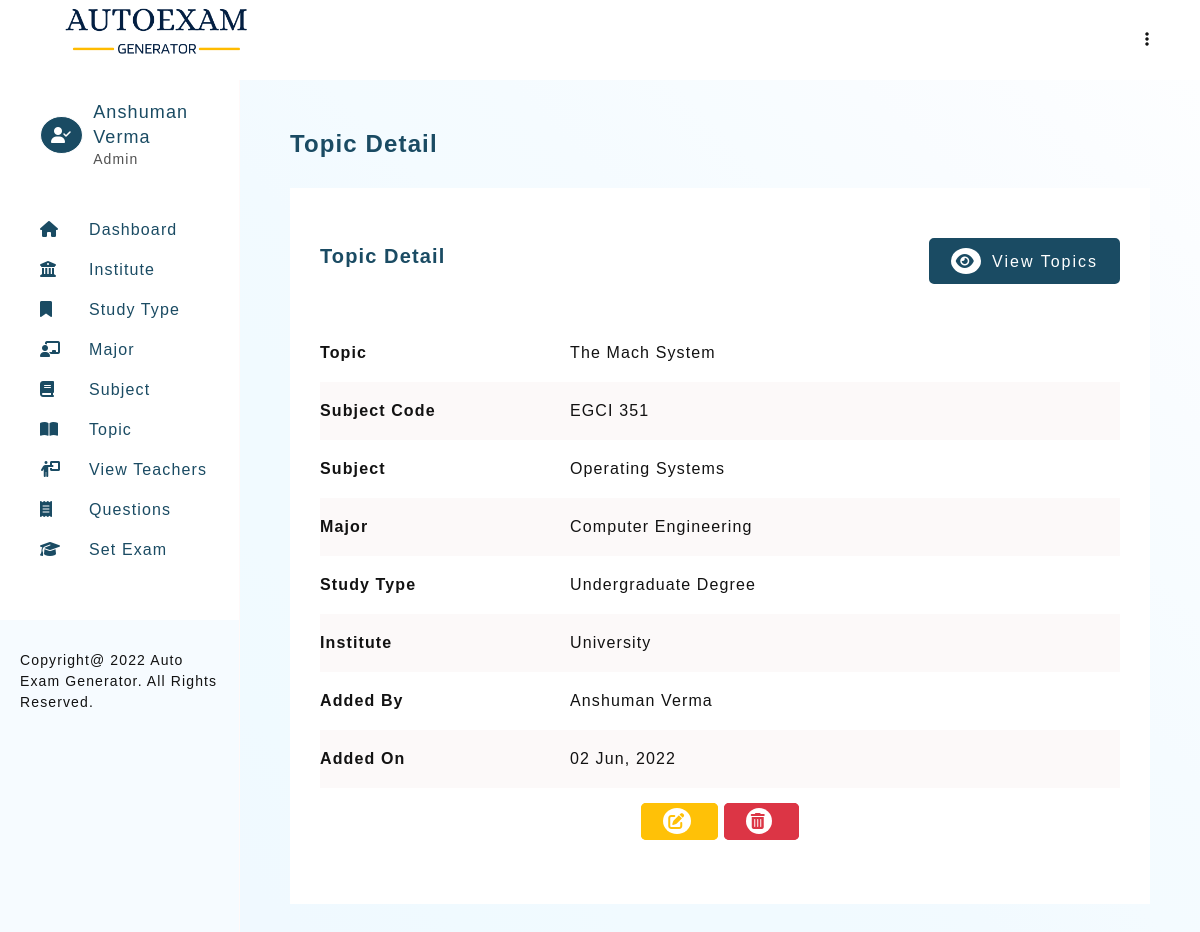
Screenshot of /topic-detail.php?topic=22 (signed in) with the database file from the repository.
### tables this page shows
CREATE TABLE `teacher_profile` (
  `teacher_id` int PRIMARY KEY AUTO_INCREMENT,
  `teacher_firstname` varchar(30) NOT NULL,
  `teacher_lastname` varchar(30) NOT NULL,
  `email` varchar(50) UNIQUE,
  `password` varchar(100) NOT NULL,
  `type` ENUM('Admin','Teacher') NOT NULL DEFAULT 'Teacher',
  `addedOn` DATETIME DEFAULT CURRENT_TIMESTAMP
);

CREATE TABLE `subject_topic` (
  `subject_topic_id` int PRIMARY KEY AUTO_INCREMENT,
  `subject_topic_name` text NOT NULL,
  `subject_id` int,
  `topicAddedBy` int,
   `topicAddedOn` DATETIME DEFAULT CURRENT_TIMESTAMP,
  FOREIGN KEY (`topicAddedBy`) REFERENCES `teacher_profile`(`teacher_id`) ON UPDATE CASCADE ON DELETE SET NULL,
  FOREIGN KEY (`subject_id`) REFERENCES `subject_details`(`subject_id`) ON UPDATE CASCADE ON DELETE SET NULL
);

CREATE TABLE `subject_details` (
  `subject_id` int PRIMARY KEY AUTO_INCREMENT,
  `subject_code` varchar(30) NOT NULL,
  `subject_name` TEXT NOT NULL,
  `major_id` int,
  `subjectAddedBy` int,
  `subjectAddedOn` DATETIME DEFAULT CURRENT_TIMESTAMP,
  FOREIGN KEY (`subjectAddedBy`) REFERENCES `teacher_profile`(`teacher_id`) ON UPDATE CASCADE ON DELETE SET NULL,
  FOREIGN KEY (`major_id`) REFERENCES `major`(`major_id`) ON UPDATE CASCADE ON DELETE SET NULL
);

CREATE TABLE `major`(
    `major_id` int PRIMARY KEY AUTO_INCREMENT,
    `major_name` text,
    `type_of_study_id` int,
    `majorAddedBy` int,
   `majorAddedOn` DATETIME DEFAULT CURRENT_TIMESTAMP,
    FOREIGN KEY (`majorAddedBy`) REFERENCES `teacher_profile`(`teacher_id`) ON UPDATE CASCADE ON DELETE SET NULL,
    FOREIGN KEY (`type_of_study_id`) REFERENCES `type_of_study`(`type_of_study_id`) ON UPDATE CASCADE ON DELETE SET NULL
);

CREATE TABLE `type_of_study`(
    `type_of_study_id` int PRIMARY KEY AUTO_INCREMENT,
    `study_name` text,
    `institute_id` int,
    `studyAddedBy` int,
   `studyAddedOn` DATETIME DEFAULT CURRENT_TIMESTAMP,
    FOREIGN KEY (`studyAddedBy`) REFERENCES `teacher_profile`(`teacher_id`) ON UPDATE CASCADE ON DELETE SET NULL,
    FOREIGN KEY (`institute_id`) REFERENCES `institute`(`institute_id`) ON UPDATE CASCADE ON DELETE SET NULL
);

CREATE TABLE `institute`(
    `institute_id` int PRIMARY KEY AUTO_INCREMENT,
    `institute_name` varchar(100) UNIQUE,
    `instituteAddedBy` int,
    `instituteAddedOn` DATETIME DEFAULT CURRENT_TIMESTAMP,
    FOREIGN KEY (`instituteAddedBy`) REFERENCES `teacher_profile`(`teacher_id`) ON UPDATE CASCADE ON DELETE SET NULL
);

### includes/config.php (called while the page is built, shortened)
<?php
    $sitename = "Auto Exam Generator";

### topic-detail.php (the view, shortened to what this page needs)
<?php
    require_once './templates/header.php';
    if(isset($_SESSION['user']))
    {
        if(isset($_GET['topic']))
        {
            $subjectQuery = mysqli_query($connection,
                "SELECT * FROM `subject_topic`
                LEFT JOIN `teacher_profile` ON `teacher_profile`.`teacher_id` = `subject_topic`.`topicAddedBy`
                LEFT JOIN `subject_details` ON `subject_details`.subject_id =  subject_topic.subject_id
                LEFT JOIN `major` ON `major`.`major_id` = `subject_details`.`major_id`
                LEFT JOIN `type_of_study` ON `type_of_study`.`type_of_study_id` = `major`.`type_of_study_id`
                LEFT JOIN `institute` ON  `institute`.`institute_id` = `type_of_study`.`institute_id`
                WHERE `subject_topic`.`subject_topic_id` = '$_GET[topic]'
                ");
        }
    }
?>
<section>
    <h3 class="heading">Topic Detail</h3>
    <div class="card">
        <div class="card-heading">
            <div>
                <h4 class="sub-heading">Topic Detail</h4>
            </div>
            <a href="topic-view.php" class="btn btn-green"><i class="fa-solid fa-eye"></i> View Topics</a>
        </div>
        <div class="table-responsive">
            <table class="table">
                <tbody>
                    <?php
                        if(mysqli_num_rows($subjectQuery) == 1)
                        {
                            $subject = mysqli_fetch_assoc($subjectQuery);
                                echo "
                                     <tr>
                                        <th class=\"text-left\" width=\"30% \">Topic</th>
                                        <td>$subject[subject_topic_name]</td>
                                    </tr>
                                    <tr>
                                        <th class=\"text-left\" width=\"30% \">Subject Code</th>
                                        <td>$subject[subject_code]</td>
                                    </tr>
                                    <tr>
                                        <th class=\"text-left\">Subject</th>
                                        <td>$subject[subject_name]</td>
                                     </tr>
                                    <tr>
                                        <th class=\"text-left\">Major</th>
                                        <td>$subject[major_name]</td>
                                    </tr>
                                    <tr>
                                        <th class=\"text-left\">Study Type</th>
                                        <td>$subject[study_name]</td>
                                    </tr>
                                    <tr>
                                        <th class=\"text-left\">Institute</th>
                                        <td>$subject[institute_name]</td>
                                    </tr>
                                    <tr>
                                        <th class=\"text-left\">Added By</th>
                                        <td>$subject[teacher_firstname] $subject[teacher_lastname]</td>
                                     </tr>
                                    <tr>
                                        <th class=\"text-left\">Added On</th>
                                        <td>".date("d M, Y", strtotime($subject['subjectAddedOn']))."</td>
                                     </tr>";
                                if($_SESSION['userType'] == 'Admin')
                                {
                                    echo "<tr>
                                            <td colspan=\"2\" class=\"text-center\">
                                                <a href=\"topic-2.php?edit=$subject[subject_topic_id]\" class=\"btn btn-edit\"><i class=\"fa-solid fa-pen-to-square\"></i></a>
                                                <a href=\"delete.php?delete_topic=$subject[subject_topic_id]\"  class=\"btn btn-delete\"><i class=\"fa-solid fa-trash-can\"></i></a>
                                            </td>
                                        </tr>
                                    ";
                                }
                        }
                        else
                        {
                            echo "<tr><td colspan=\"7\">0 Record found.</td></tr>";
                        }
                    ?>
                </tbody>
            </table>
        </div>
    </div>
</section>
<?php
    require_once './templates/footer.php';
?>

### templates/header.php (shortened to what this page needs)
<?php
    require './includes/config.php';
    require_once './includes/connection.php';
    if(isset($_SESSION['user']))
    {
        $userQuery = mysqli_query($connection, "SELECT * FROM teacher_profile WHERE email = '$_SESSION[user]'");
        $userRow = mysqli_fetch_assoc($userQuery);
    }
?>
<!DOCTYPE html>
<html lang="en">
<head>
    <link rel="stylesheet" href="./assets/css/main.css">
    <link rel="stylesheet" href="./assets/css/style.css">
    <link rel="stylesheet" href="https://cdnjs.cloudflare.com/ajax/libs/font-awesome/6.1.1/css/all.min.css">
</head>
<body>
    <header class="admin-header">
        <h1 class="title">
            <img src="./assets/images/logo.png" alt="Auto Exam Generator" height="60px">
        </h1>
        <div>
            <ul>
                <li class="dropmenu">
                    <a href="#"><i class="fa-solid fa-ellipsis-vertical"></i></a>
                </li>
            </ul>
        </div>
    </header>
    <aside id="asideMenu">
        <div class="profile-header" id="profile-header2">
            <?php
                if($_SESSION['userType'] == 'Admin')
                {
                    echo "<i class=\"fa-solid fa-user-check\"></i>";
                }
                else
                {
                    echo "<i class=\"fa-solid fa-user\"></i>";
                }
            ?>
            <div>
                <h2>
                    <?=
                        $userRow['teacher_firstname'] ." ". $userRow['teacher_lastname']
                    ?>
                </h2>
                <p> <?=  $_SESSION['userType']; ?> </p>
            </div>
        </div>
        <section id="nav-header">
            <nav>
                <ul class="navbar">
                    <li><a href="dashboard.php"><i class="fa-solid fa-house"></i><span>Dashboard</span></a></li>
                            <li><a href="institute-view.php"><i class="fa-solid fa-building-columns"></i><span>Institute</span></a></li>
                            <li><a href="studyType-view.php"><i class="fa-solid fa-bookmark"></i><span>Study Type</span></a></li>
                            <li><a href="major-view.php"><i class="fa-solid fa-chalkboard-user"></i><span>Major</span></a></li>
                            <li><a href="subject-view.php"><i class="fa-solid fa-book"></i><span>Subject</span></a></li>
                            <li><a href="topic-view.php"><i class="fa-solid fa-book-open"></i><span>Topic</span></a></li>
                    <?php
                        if($_SESSION['userType'] == 'Admin')
                        {
                    ?>
                            <li><a href="teacher-view.php"><i class="fa-solid fa-person-chalkboard"></i><span>View Teachers</span></a></li>
                    <?php
                        }
                    ?>
                    <li><a href="question-view.php"><i class="fa-solid fa-receipt"></i><span>Questions</span></a></li>
                    <li><a href="setExam-1.php"><i class="fa-solid fa-graduation-cap"></i><span>Set Exam</span></a></li>
                </ul>
            </nav>
        </section>
        <footer class="copyright">Copyright@
            <?= date("Y"); ?>
            <?= $sitename; ?>. All Rights Reserved.
        </footer>
    </aside>
    <main>

### assets/css/main.css (style rules this page uses)
* { margin: 0; padding: 0; box-sizing: border-box; }
body { font-family: 'Gill Sans', 'Gill Sans MT', Calibri, 'Trebuchet MS', sans-serif; color: #121212; letter-spacing: 0.07em; }
html { scroll-behavior: smooth; }
a { text-decoration: none; }
ul { list-style: none; }
.text-left { text-align: left; }
.text-center { text-align: center; }
.btn { padding: 8px 20px; border-radius: 5px; transition: all 0.2s; letter-spacing: 2px; font-size: 16px; }
.btn i { border-radius: 50%; padding: 5px; margin-right: 5px; transition: all 0.2s; }
.btn-green { background-color: #1a4b63; color: #fff; border: solid 2px #1a4b63; }
.btn-green i { background-color: #fff; color: #1a4b63; }
.btn-edit { background-color: #ffc107; color: #fff; border: solid 2px #ffc107; }
.btn-edit i { background-color: #fff; color: #ffc107; }
.btn-delete { background-color: #dc3545; color: #fff; border: solid 2px #dc3545; }
.btn-delete i { background-color: #fff; color: #dc3545; }

### assets/css/style.css (style rules this page uses)
:root { --primary-color: #1a4b63; }
body { color: #121212; }
.admin-header { padding: 0 50px; background-color: #fff; display: flex; justify-content: space-between; width: 100%; z-index: 12; height: 10vh; line-height: 10vh; position: fixed; top: 0; left: 0; }
.admin-header .dropmenu { position: relative; text-align: right; }
.admin-header .dropmenu a { color: #121212; }
aside { width: 50%; background-color: #fff; height: 100%; overflow: auto; position: fixed; display: flex; flex-direction: column; justify-content: space-between; border-right: solid 1px rgb(255, 249, 249); display: none; background-color: #f6fbff; }
aside > #nav-header { padding: 20px 20px 50px 40px; display: grid; grid-template-columns: 1fr; row-gap: 20px; align-content: start; background-color: #fff; }
h1.title { color: var(--primary-color); font-size: 18px; }
.profile-header { display: flex; justify-content: flex-start; align-items: center; line-height: 1.4; padding: 20px 20px 20px 40px; background-color: #fff; }
.profile-header > i { border-radius: 50%; color: #fff; border: solid 1px; padding: 10px; background-color: var(--primary-color); margin-right: 10px; }
.profile-header > div > h2 { color: var(--primary-color); font-size: 18px; font-weight: normal; }
.profile-header > div > p { color: #515151; font-size: 14px; }
aside > #nav-header > nav > ul { line-height: 2.5; }
aside > #nav-header > nav > ul > li > a { color: var(--primary-color); font-size: 16px; display: block; }
aside > #nav-header > nav > ul > li > a > i { display: inline-block; width: 30px; }
aside > #nav-header > nav > ul > li > a > span { margin-left: 19px; }
aside > footer { background-color: #f6fbff; padding: 30px 20px 30px; line-height: 1.5; font-size: 14px; }
main { background-image: linear-gradient(to right top, #f0f9ff, #f0f9ff, #f0faff, #f1faff, #f1faff, #f2faff, #f4fbff, #f5fbff, #f7fcff, #f9fcff, #fbfdff, #fdfeff); min-height: 100vh; padding: 50px 50px; margin-top: 10vh; }
main > section { margin-bottom: 100px; }
.heading { color: var(--primary-color); margin-bottom: 30px; font-size: 24px; font-weight: 600; }
.sub-heading { color: var(--primary-color); margin-bottom: 10px; font-size: 20px; font-weight: 600; }
.card { background-color: #fff; padding: 50px 30px; }
.card-heading { display: flex; justify-content: space-between; align-items: center; margin-bottom: 30px; flex-direction: column; }
.table-responsive { overflow: auto; }
.table { width: 100%; border-collapse: collapse; margin-top: 10px; }
.table > tbody > tr > td { padding: 20px 10px; }
.table > tbody > tr:nth-child(even) { background-color: rgb(252, 249, 249); }
@media (min-width: 992px) { aside { display: block; width: 20%; } }
@media (min-width: 992px) { main { margin-left: 20%; width: 80%; } }
@media (min-width: 992px) { .card-heading { flex-direction: row; } }

### rows the page displays
teacher_profile: teacher_firstname "Anshuman", teacher_lastname "Verma"
subject_topic: subject_topic_name "The Mach System", subject.subject_code "EGCI 351", subject.subject_name "Operating Systems", major.major_name "Computer Engineering", type_of_study.study_name "Undergraduate Degree", institute.institute_name "University", topicAddedBy.teacher_firstname "Anshuman", topicAddedBy.teacher_lastname "Verma", subject.subjectAddedOn "02 Jun, 2022"

### other values shown
$_SESSION['userType'] "Admin"
$sitename "Auto Exam Generator"
